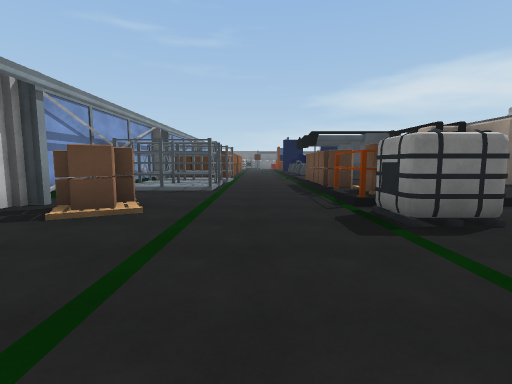
View 1 (above)

16 first-person views from a walk through a scene from a Unity 3-D project. The camera is 1.3 m above the floor, tilts 6° down and sees 85° across. The floor is counted in squares, 2 m on a side. Each view is taken from the middle of a square. On the plan, view 1 faces up. The plan holds only what a view shows up to about 9 squares ahead; the rest is blank. The place goes on beyond the plan. Surface patterns are stand-ins for the level's own textures.

View 2
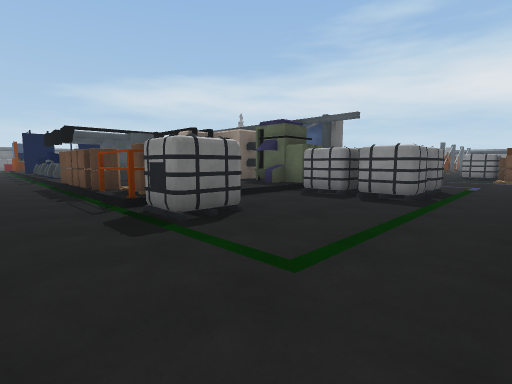

View 3
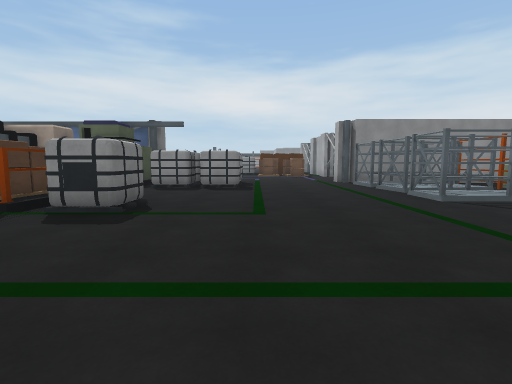

View 4
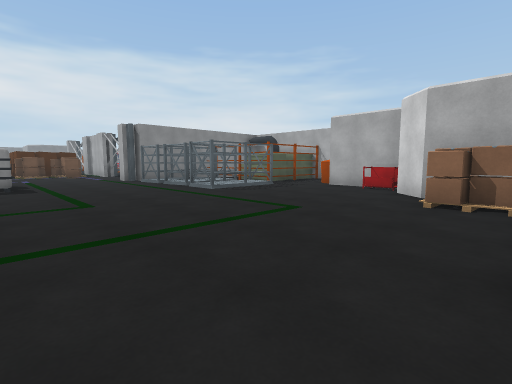

View 5
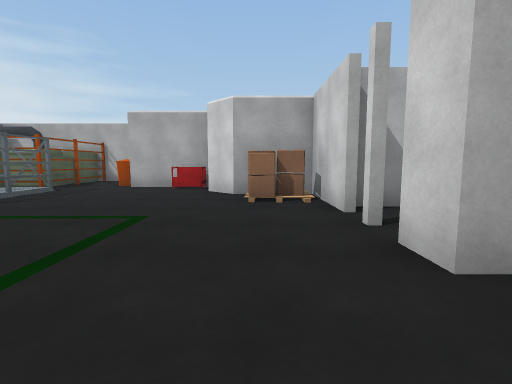

View 6
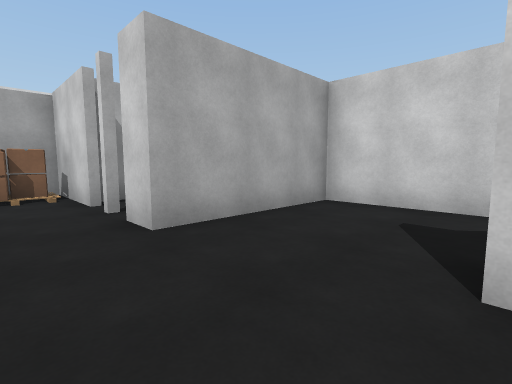

View 7
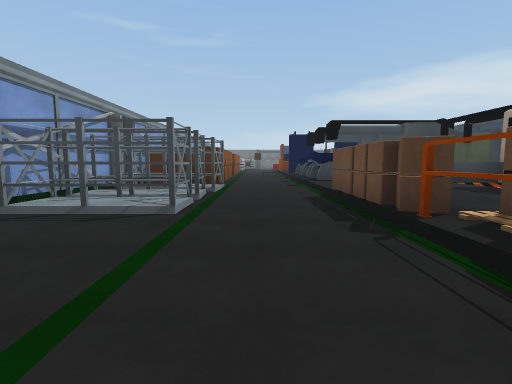

View 8
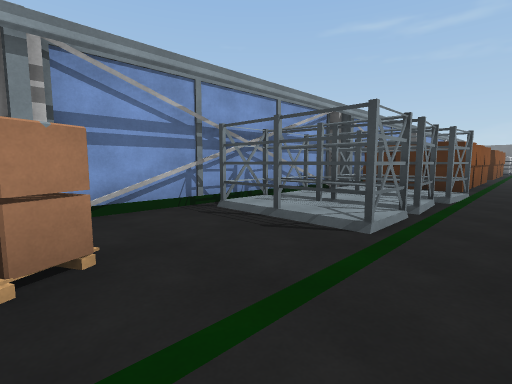

View 9
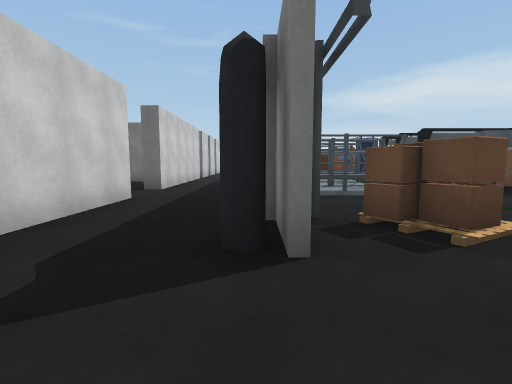

View 10
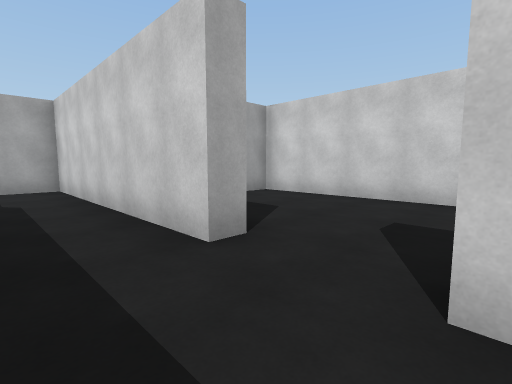

View 11
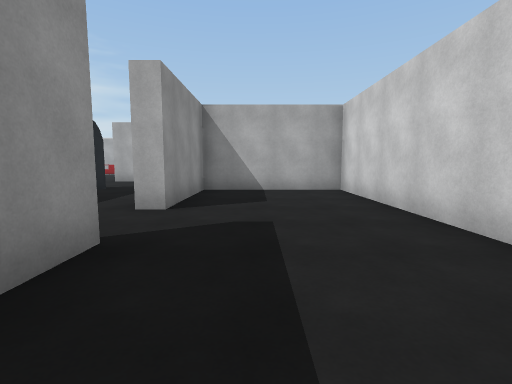

View 12
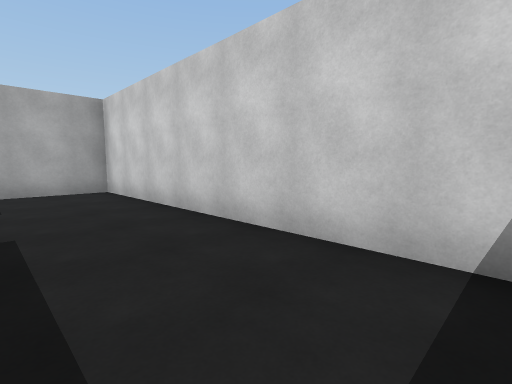

View 13
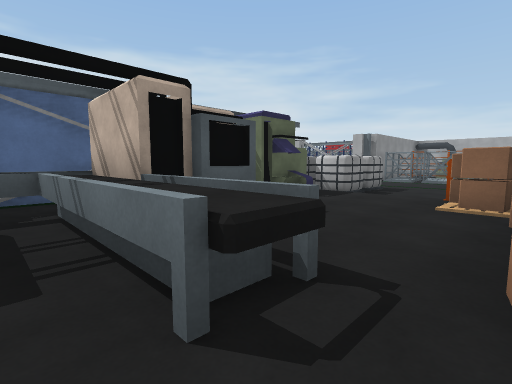

View 14
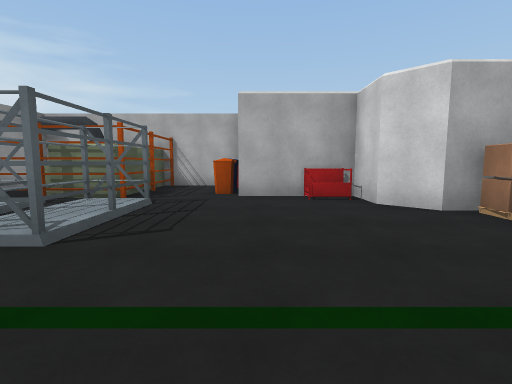

View 15
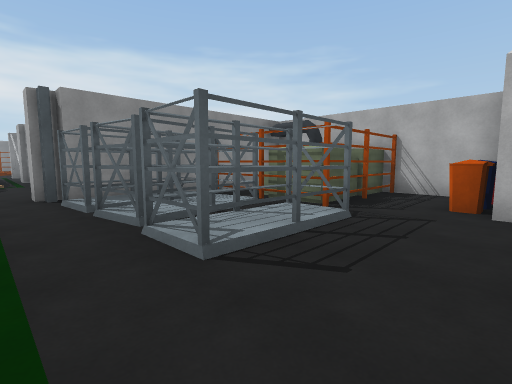

View 16
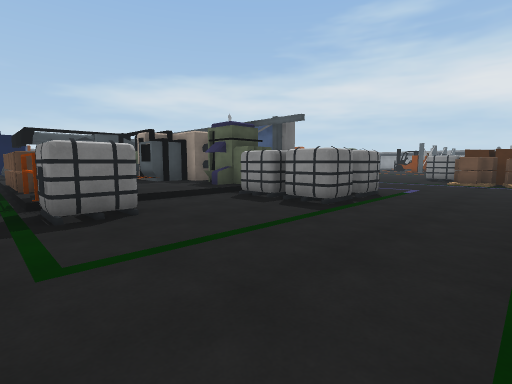

### Floor plan
Key: @ floor where view 1 was taken; # wall or solid block; . main floor; : floor 0.25 m higher than the main floor; / step, stairs or slope; ^ raised ledge; F fence.
Columns run from 10 left of view 1 to 7 right of it. Each row starts with its distance up from view 1.
 10 #..#. #  #..::::^^
  9 #..#..#  #..:^^^^#
  8 #..#..####..#:/#
  7 #.....####..#:/##
  6 #..#..#.....#:::#
  5 #..#..#.....##::##
  4 #..#..###...FF///#
  3 #####.#.....#..###
  2     #..........###
  1     #.............
  0     ####..@.......
 -1        #..........
 -2        #.....#####
 -3        ##....##
 -4        ###...##
 -5          ##...#
 -6          ###^.#
 -7            ##.#
 -8             ###

Where each view was taken, in squares from view 1:
view 1: 0 up, 0 right, facing up
view 2: 0 up, 0 right, facing up-right
view 3: 1 up, 2 left, facing right
view 4: 2 up, 3 left, facing down-right
view 5: 2 up, 2 left, facing down
view 6: 3 up, 2 left, facing down-left
view 7: 3 up, 0 right, facing up
view 8: 4 up, 0 right, facing up-left
view 9: 1 up, 4 left, facing up
view 10: 8 up, 5 left, facing down-left
view 11: 10 up, 8 left, facing down
view 12: 10 up, 8 left, facing down-left
view 13: 10 up, 2 right, facing down-right
view 14: 0 up, 1 right, facing down
view 15: 1 down, 1 right, facing down-right
view 16: 1 down, 1 right, facing up-right
